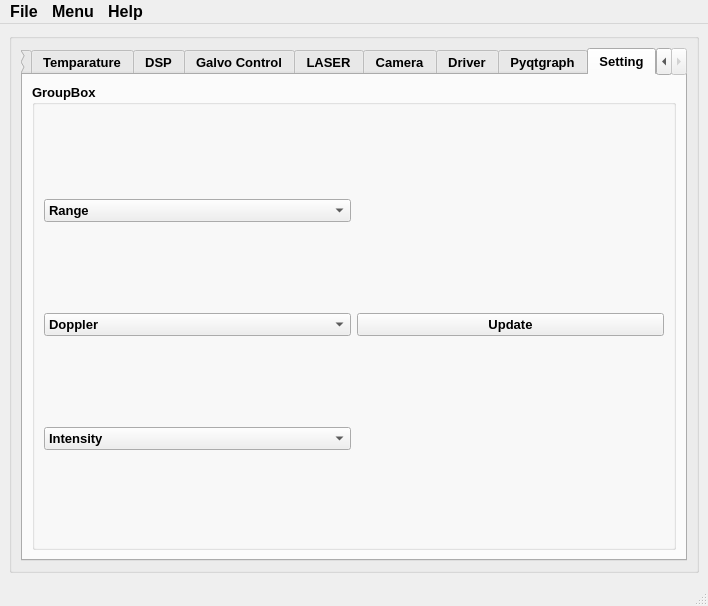
<?xml version="1.0" encoding="UTF-8"?>
<ui version="4.0">
 <class>MainWindow</class>
 <widget class="QMainWindow" name="MainWindow">
  <property name="windowModality">
   <enum>Qt::NonModal</enum>
  </property>
  <property name="geometry">
   <rect>
    <x>0</x>
    <y>0</y>
    <width>708</width>
    <height>606</height>
   </rect>
  </property>
  <property name="sizePolicy">
   <sizepolicy hsizetype="Preferred" vsizetype="Expanding">
    <horstretch>0</horstretch>
    <verstretch>0</verstretch>
   </sizepolicy>
  </property>
  <property name="font">
   <font>
    <pointsize>12</pointsize>
    <weight>75</weight>
    <bold>true</bold>
   </font>
  </property>
  <property name="windowTitle">
   <string>Scan-IT</string>
  </property>
  <property name="iconSize">
   <size>
    <width>100</width>
    <height>100</height>
   </size>
  </property>
  <widget class="QWidget" name="centralwidget">
   <layout class="QVBoxLayout" name="verticalLayout">
    <item>
     <widget class="QGroupBox" name="groupBox_17">
      <property name="font">
       <font>
        <pointsize>10</pointsize>
       </font>
      </property>
      <property name="title">
       <string/>
      </property>
      <layout class="QVBoxLayout" name="verticalLayout_4">
       <item>
        <widget class="QTabWidget" name="tabWidget">
         <property name="sizePolicy">
          <sizepolicy hsizetype="Preferred" vsizetype="Preferred">
           <horstretch>0</horstretch>
           <verstretch>0</verstretch>
          </sizepolicy>
         </property>
         <property name="currentIndex">
          <number>9</number>
         </property>
         <widget class="QWidget" name="tab_9">
          <attribute name="title">
           <string>Main</string>
          </attribute>
          <layout class="QVBoxLayout" name="verticalLayout_15">
           <item>
            <widget class="QGroupBox" name="groupBox">
             <property name="font">
              <font>
               <family>MS Shell Dlg 2</family>
               <weight>75</weight>
               <bold>true</bold>
              </font>
             </property>
             <property name="title">
              <string>Laser Engine</string>
             </property>
             <layout class="QHBoxLayout" name="horizontalLayout">
              <item>
               <widget class="QGroupBox" name="groupBox_4">
                <property name="title">
                 <string/>
                </property>
                <layout class="QVBoxLayout" name="verticalLayout_6">
                 <item>
                  <widget class="QPushButton" name="pb_init">
                   <property name="enabled">
                    <bool>true</bool>
                   </property>
                   <property name="autoFillBackground">
                    <bool>false</bool>
                   </property>
                   <property name="styleSheet">
                    <string notr="true">background-color:green;color:white; border: 5px solid green</string>
                   </property>
                   <property name="text">
                    <string>Init</string>
                   </property>
                   <property name="iconSize">
                    <size>
                     <width>7</width>
                     <height>12</height>
                    </size>
                   </property>
                   <property name="checkable">
                    <bool>true</bool>
                   </property>
                   <property name="checked">
                    <bool>false</bool>
                   </property>
                  </widget>
                 </item>
                </layout>
               </widget>
              </item>
              <item>
               <widget class="QGroupBox" name="groupBox_6">
                <property name="sizePolicy">
                 <sizepolicy hsizetype="Minimum" vsizetype="Preferred">
                  <horstretch>0</horstretch>
                  <verstretch>0</verstretch>
                 </sizepolicy>
                </property>
                <property name="minimumSize">
                 <size>
                  <width>0</width>
                  <height>0</height>
                 </size>
                </property>
                <property name="title">
                 <string/>
                </property>
                <layout class="QVBoxLayout" name="verticalLayout_16">
                 <item>
                  <widget class="QPushButton" name="pb_start">
                   <property name="enabled">
                    <bool>false</bool>
                   </property>
                   <property name="sizePolicy">
                    <sizepolicy hsizetype="Minimum" vsizetype="Fixed">
                     <horstretch>0</horstretch>
                     <verstretch>0</verstretch>
                    </sizepolicy>
                   </property>
                   <property name="autoFillBackground">
                    <bool>true</bool>
                   </property>
                   <property name="styleSheet">
                    <string notr="true"/>
                   </property>
                   <property name="text">
                    <string>Start</string>
                   </property>
                   <property name="iconSize">
                    <size>
                     <width>15</width>
                     <height>15</height>
                    </size>
                   </property>
                   <property name="checkable">
                    <bool>true</bool>
                   </property>
                   <property name="checked">
                    <bool>false</bool>
                   </property>
                  </widget>
                 </item>
                 <item>
                  <widget class="QPushButton" name="pb_laser">
                   <property name="enabled">
                    <bool>false</bool>
                   </property>
                   <property name="sizePolicy">
                    <sizepolicy hsizetype="Minimum" vsizetype="Maximum">
                     <horstretch>0</horstretch>
                     <verstretch>0</verstretch>
                    </sizepolicy>
                   </property>
                   <property name="autoFillBackground">
                    <bool>true</bool>
                   </property>
                   <property name="styleSheet">
                    <string notr="true"/>
                   </property>
                   <property name="text">
                    <string>Laser ON</string>
                   </property>
                   <property name="checkable">
                    <bool>true</bool>
                   </property>
                   <property name="checked">
                    <bool>true</bool>
                   </property>
                  </widget>
                 </item>
                </layout>
               </widget>
              </item>
              <item>
               <widget class="QGroupBox" name="groupBox_7">
                <property name="title">
                 <string/>
                </property>
                <layout class="QVBoxLayout" name="verticalLayout_10">
                 <item>
                  <widget class="QPushButton" name="pb_trigger">
                   <property name="enabled">
                    <bool>false</bool>
                   </property>
                   <property name="sizePolicy">
                    <sizepolicy hsizetype="Minimum" vsizetype="Maximum">
                     <horstretch>0</horstretch>
                     <verstretch>0</verstretch>
                    </sizepolicy>
                   </property>
                   <property name="autoFillBackground">
                    <bool>false</bool>
                   </property>
                   <property name="styleSheet">
                    <string notr="true"/>
                   </property>
                   <property name="text">
                    <string>DSP Trigger</string>
                   </property>
                   <property name="checkable">
                    <bool>true</bool>
                   </property>
                   <property name="checked">
                    <bool>false</bool>
                   </property>
                  </widget>
                 </item>
                </layout>
               </widget>
              </item>
             </layout>
            </widget>
           </item>
           <item>
            <widget class="QGroupBox" name="groupBox_2">
             <property name="enabled">
              <bool>false</bool>
             </property>
             <property name="title">
              <string>Status</string>
             </property>
             <layout class="QHBoxLayout" name="horizontalLayout_2">
              <item>
               <widget class="QPushButton" name="st_TempOK">
                <property name="enabled">
                 <bool>false</bool>
                </property>
                <property name="text">
                 <string>Temperature</string>
                </property>
                <property name="autoDefault">
                 <bool>false</bool>
                </property>
                <property name="default">
                 <bool>false</bool>
                </property>
                <property name="flat">
                 <bool>true</bool>
                </property>
               </widget>
              </item>
              <item>
               <widget class="QPushButton" name="st_IntlOK">
                <property name="text">
                 <string>Interlock Summary</string>
                </property>
                <property name="flat">
                 <bool>true</bool>
                </property>
               </widget>
              </item>
             </layout>
            </widget>
           </item>
           <item>
            <widget class="QGroupBox" name="stGTempOk">
             <property name="title">
              <string>Galvo Status</string>
             </property>
             <layout class="QHBoxLayout" name="horizontalLayout_3">
              <item>
               <widget class="QPushButton" name="st_GPOSOK">
                <property name="enabled">
                 <bool>false</bool>
                </property>
                <property name="text">
                 <string>Pos OK</string>
                </property>
                <property name="flat">
                 <bool>true</bool>
                </property>
               </widget>
              </item>
              <item>
               <widget class="QPushButton" name="st_GTempOk">
                <property name="enabled">
                 <bool>false</bool>
                </property>
                <property name="text">
                 <string>Temp Ok</string>
                </property>
                <property name="flat">
                 <bool>true</bool>
                </property>
               </widget>
              </item>
              <item>
               <widget class="QPushButton" name="st_GPWROk">
                <property name="enabled">
                 <bool>false</bool>
                </property>
                <property name="text">
                 <string>PWR OK</string>
                </property>
                <property name="flat">
                 <bool>true</bool>
                </property>
               </widget>
              </item>
             </layout>
            </widget>
           </item>
          </layout>
         </widget>
         <widget class="QWidget" name="tab_3">
          <attribute name="title">
           <string>Voltages</string>
          </attribute>
          <layout class="QVBoxLayout" name="verticalLayout_2">
           <item>
            <widget class="QTableWidget" name="tw_matrix">
             <property name="showGrid">
              <bool>true</bool>
             </property>
             <property name="rowCount">
              <number>16</number>
             </property>
             <property name="columnCount">
              <number>16</number>
             </property>
             <row/>
             <row/>
             <row/>
             <row/>
             <row/>
             <row/>
             <row/>
             <row/>
             <row/>
             <row/>
             <row/>
             <row/>
             <row/>
             <row/>
             <row/>
             <row/>
             <column/>
             <column/>
             <column/>
             <column/>
             <column/>
             <column/>
             <column/>
             <column/>
             <column/>
             <column/>
             <column/>
             <column/>
             <column/>
             <column/>
             <column/>
             <column/>
            </widget>
           </item>
           <item>
            <widget class="QGroupBox" name="groupBox_5">
             <property name="title">
              <string/>
             </property>
             <layout class="QHBoxLayout" name="horizontalLayout_10">
              <item>
               <widget class="QComboBox" name="cb_blockselect">
                <item>
                 <property name="text">
                  <string/>
                 </property>
                </item>
                <item>
                 <property name="text">
                  <string>1</string>
                 </property>
                </item>
                <item>
                 <property name="text">
                  <string>2</string>
                 </property>
                </item>
                <item>
                 <property name="text">
                  <string>3</string>
                 </property>
                </item>
                <item>
                 <property name="text">
                  <string>4</string>
                 </property>
                </item>
                <item>
                 <property name="text">
                  <string>5</string>
                 </property>
                </item>
                <item>
                 <property name="text">
                  <string>6</string>
                 </property>
                </item>
                <item>
                 <property name="text">
                  <string>7</string>
                 </property>
                </item>
                <item>
                 <property name="text">
                  <string>8</string>
                 </property>
                </item>
                <item>
                 <property name="text">
                  <string>9</string>
                 </property>
                </item>
                <item>
                 <property name="text">
                  <string>10</string>
                 </property>
                </item>
                <item>
                 <property name="text">
                  <string>11</string>
                 </property>
                </item>
                <item>
                 <property name="text">
                  <string>12</string>
                 </property>
                </item>
                <item>
                 <property name="text">
                  <string>13</string>
                 </property>
                </item>
                <item>
                 <property name="text">
                  <string>14</string>
                 </property>
                </item>
                <item>
                 <property name="text">
                  <string>15</string>
                 </property>
                </item>
                <item>
                 <property name="text">
                  <string>16</string>
                 </property>
                </item>
               </widget>
              </item>
              <item>
               <widget class="QComboBox" name="cb_switch">
                <item>
                 <property name="text">
                  <string/>
                 </property>
                </item>
                <item>
                 <property name="text">
                  <string>1</string>
                 </property>
                </item>
                <item>
                 <property name="text">
                  <string>2</string>
                 </property>
                </item>
                <item>
                 <property name="text">
                  <string>3</string>
                 </property>
                </item>
                <item>
                 <property name="text">
                  <string>4</string>
                 </property>
                </item>
                <item>
                 <property name="text">
                  <string>5</string>
                 </property>
                </item>
                <item>
                 <property name="text">
                  <string>6</string>
                 </property>
                </item>
                <item>
                 <property name="text">
                  <string>7</string>
                 </property>
                </item>
                <item>
                 <property name="text">
                  <string>8</string>
                 </property>
                </item>
                <item>
                 <property name="text">
                  <string>9</string>
                 </property>
                </item>
                <item>
                 <property name="text">
                  <string>10</string>
                 </property>
                </item>
                <item>
                 <property name="text">
                  <string>11</string>
                 </property>
                </item>
                <item>
                 <property name="text">
                  <string>12</string>
                 </property>
                </item>
                <item>
                 <property name="text">
                  <string>13</string>
                 </property>
                </item>
                <item>
                 <property name="text">
                  <string>14</string>
                 </property>
                </item>
                <item>
                 <property name="text">
                  <string>15</string>
                 </property>
                </item>
                <item>
                 <property name="text">
                  <string>16</string>
                 </property>
                </item>
               </widget>
              </item>
              <item>
               <widget class="QPushButton" name="pb_load">
                <property name="text">
                 <string>load</string>
                </property>
               </widget>
              </item>
              <item>
               <widget class="QPushButton" name="pb_send">
                <property name="text">
                 <string>send</string>
                </property>
               </widget>
              </item>
             </layout>
            </widget>
           </item>
          </layout>
         </widget>
         <widget class="QWidget" name="tab_4">
          <attribute name="title">
           <string>Temparature</string>
          </attribute>
          <layout class="QVBoxLayout" name="verticalLayout_3">
           <item>
            <widget class="QGroupBox" name="groupBox_19">
             <property name="title">
              <string/>
             </property>
             <layout class="QGridLayout" name="gridLayout_6">
              <item row="0" column="1">
               <widget class="QGroupBox" name="groupBox_16">
                <property name="title">
                 <string/>
                </property>
                <layout class="QVBoxLayout" name="verticalLayout_7">
                 <item>
                  <widget class="QLabel" name="label_3">
                   <property name="text">
                    <string>Temparature (°C):</string>
                   </property>
                  </widget>
                 </item>
                 <item>
                  <widget class="QLineEdit" name="le_temp">
                   <property name="enabled">
                    <bool>false</bool>
                   </property>
                  </widget>
                 </item>
                 <item>
                  <widget class="QPushButton" name="pb_save">
                   <property name="text">
                    <string>Save Temperature</string>
                   </property>
                  </widget>
                 </item>
                </layout>
               </widget>
              </item>
              <item row="0" column="0">
               <widget class="QGroupBox" name="groupBox_20">
                <property name="title">
                 <string/>
                </property>
                <layout class="QHBoxLayout" name="horizontalLayout_14">
                 <item>
                  <widget class="QLabel" name="label_8">
                   <property name="text">
                    <string>Temparature Source</string>
                   </property>
                  </widget>
                 </item>
                 <item>
                  <widget class="QComboBox" name="cb_tempsource">
                   <item>
                    <property name="text">
                     <string>NTC_NW</string>
                    </property>
                   </item>
                   <item>
                    <property name="text">
                     <string>NTC_NE</string>
                    </property>
                   </item>
                   <item>
                    <property name="text">
                     <string>NTC_SW</string>
                    </property>
                   </item>
                   <item>
                    <property name="text">
                     <string>NTC_SE</string>
                    </property>
                   </item>
                   <item>
                    <property name="text">
                     <string>NTC_HotPlate</string>
                    </property>
                   </item>
                   <item>
                    <property name="text">
                     <string>NTC_Main</string>
                    </property>
                   </item>
                   <item>
                    <property name="text">
                     <string>NTC_ColdPlate</string>
                    </property>
                   </item>
                   <item>
                    <property name="text">
                     <string>NTC_ND</string>
                    </property>
                   </item>
                   <item>
                    <property name="text">
                     <string>NTC_SD</string>
                    </property>
                   </item>
                  </widget>
                 </item>
                </layout>
               </widget>
              </item>
              <item row="1" column="0" rowspan="2">
               <widget class="QGroupBox" name="groupBox_18">
                <property name="title">
                 <string>TEC Control</string>
                </property>
                <layout class="QGridLayout" name="gridLayout_5">
                 <item row="3" column="1">
                  <widget class="QLineEdit" name="ed_KD"/>
                 </item>
                 <item row="1" column="1">
                  <widget class="QLineEdit" name="ed_KP"/>
                 </item>
                 <item row="2" column="1">
                  <widget class="QLineEdit" name="ed_KI"/>
                 </item>
                 <item row="2" column="0">
                  <widget class="QLabel" name="label_16">
                   <property name="text">
                    <string>Ki</string>
                   </property>
                  </widget>
                 </item>
                 <item row="1" column="0">
                  <widget class="QLabel" name="label_15">
                   <property name="text">
                    <string>Kp</string>
                   </property>
                  </widget>
                 </item>
                 <item row="3" column="0">
                  <widget class="QLabel" name="label_17">
                   <property name="text">
                    <string>Kd</string>
                   </property>
                  </widget>
                 </item>
                 <item row="0" column="1">
                  <widget class="QLineEdit" name="ed_DesiredTemp"/>
                 </item>
                 <item row="0" column="0">
                  <widget class="QLabel" name="label_14">
                   <property name="text">
                    <string>DesiredTemp (°C)</string>
                   </property>
                  </widget>
                 </item>
                </layout>
               </widget>
              </item>
              <item row="1" column="1" rowspan="2">
               <widget class="QGroupBox" name="groupBox_21">
                <property name="title">
                 <string/>
                </property>
                <layout class="QVBoxLayout" name="verticalLayout_8">
                 <item>
                  <widget class="QLabel" name="label_20">
                   <property name="text">
                    <string>Fan Control ( 0 to 100 )</string>
                   </property>
                  </widget>
                 </item>
                 <item>
                  <widget class="QLineEdit" name="ed_tectest"/>
                 </item>
                 <item>
                  <widget class="QPushButton" name="pb_tec">
                   <property name="text">
                    <string>Send</string>
                   </property>
                  </widget>
                 </item>
                </layout>
               </widget>
              </item>
             </layout>
            </widget>
           </item>
          </layout>
         </widget>
         <widget class="QWidget" name="tab">
          <attribute name="title">
           <string>DSP</string>
          </attribute>
          <layout class="QVBoxLayout" name="verticalLayout_5">
           <item>
            <layout class="QGridLayout" name="RangeGrid"/>
           </item>
           <item>
            <layout class="QGridLayout" name="DopplerGrid"/>
           </item>
           <item>
            <layout class="QGridLayout" name="IntensityGrid"/>
           </item>
          </layout>
         </widget>
         <widget class="QWidget" name="tab_2">
          <attribute name="title">
           <string>Galvo Control</string>
          </attribute>
          <layout class="QGridLayout" name="gridLayout_7">
           <item row="0" column="0">
            <widget class="QGroupBox" name="groupBox_22">
             <property name="title">
              <string/>
             </property>
             <layout class="QFormLayout" name="formLayout_2">
              <item row="0" column="0">
               <widget class="QLabel" name="label_27">
                <property name="text">
                 <string>n_pix_col</string>
                </property>
               </widget>
              </item>
              <item row="0" column="1">
               <widget class="QLineEdit" name="ed_NumPixPerCol"/>
              </item>
              <item row="1" column="0">
               <widget class="QLabel" name="label_28">
                <property name="text">
                 <string>n_pix_pause_col</string>
                </property>
               </widget>
              </item>
              <item row="1" column="1">
               <widget class="QLineEdit" name="ed_NumPixPause"/>
              </item>
              <item row="2" column="0">
               <widget class="QLabel" name="label_29">
                <property name="text">
                 <string>T_pix(microsec)</string>
                </property>
               </widget>
              </item>
              <item row="2" column="1">
               <widget class="QLineEdit" name="ed_TimePerPix"/>
              </item>
              <item row="3" column="0">
               <widget class="QLabel" name="label_30">
                <property name="text">
                 <string>f_frame_Hz</string>
                </property>
               </widget>
              </item>
              <item row="3" column="1">
               <widget class="QLineEdit" name="ed_frameFreq"/>
              </item>
              <item row="4" column="0">
               <widget class="QLabel" name="label_31">
                <property name="text">
                 <string>HFOV_deg</string>
                </property>
               </widget>
              </item>
              <item row="4" column="1">
               <widget class="QLineEdit" name="ed_HFOV"/>
              </item>
              <item row="5" column="0">
               <widget class="QLabel" name="label_32">
                <property name="text">
                 <string>g_mech_deg_per_V</string>
                </property>
               </widget>
              </item>
              <item row="5" column="1">
               <widget class="QLineEdit" name="ed_GalvoDpV"/>
              </item>
             </layout>
            </widget>
           </item>
           <item row="0" column="1">
            <widget class="QGroupBox" name="groupBox_15">
             <property name="title">
              <string/>
             </property>
             <layout class="QFormLayout" name="formLayout">
              <item row="0" column="0">
               <widget class="QLabel" name="label_21">
                <property name="text">
                 <string>VIC</string>
                </property>
               </widget>
              </item>
              <item row="0" column="1">
               <widget class="QLineEdit" name="ed_vic"/>
              </item>
              <item row="2" column="0">
               <widget class="QLabel" name="label_22">
                <property name="text">
                 <string>VBC</string>
                </property>
               </widget>
              </item>
              <item row="2" column="1">
               <widget class="QLineEdit" name="ed_vbc"/>
              </item>
              <item row="5" column="0">
               <widget class="QLabel" name="label_23">
                <property name="text">
                 <string>Pixel Per Frame</string>
                </property>
               </widget>
              </item>
              <item row="5" column="1">
               <widget class="QLineEdit" name="ed_pixelFrame"/>
              </item>
              <item row="7" column="0">
               <widget class="QLabel" name="label_24">
                <property name="text">
                 <string>Trigger Angle Degree</string>
                </property>
               </widget>
              </item>
              <item row="7" column="1">
               <widget class="QLineEdit" name="ed_TrigAngle"/>
              </item>
              <item row="12" column="0">
               <widget class="QLabel" name="label_25">
                <property name="text">
                 <string>Pause after trigger(ms)</string>
                </property>
               </widget>
              </item>
              <item row="12" column="1">
               <widget class="QLineEdit" name="ed_pauseTrig"/>
              </item>
              <item row="15" column="0">
               <widget class="QLabel" name="label_26">
                <property name="text">
                 <string>Galvo Mech Deg/Volt</string>
                </property>
               </widget>
              </item>
              <item row="15" column="1">
               <widget class="QLineEdit" name="ed_GalvoDeg"/>
              </item>
             </layout>
            </widget>
           </item>
           <item row="1" column="0">
            <widget class="QPushButton" name="pb_estimate">
             <property name="text">
              <string>Estimate</string>
             </property>
            </widget>
           </item>
           <item row="1" column="1">
            <widget class="QPushButton" name="pb_galvo">
             <property name="text">
              <string>Send</string>
             </property>
            </widget>
           </item>
          </layout>
         </widget>
         <widget class="QWidget" name="tab_5">
          <attribute name="title">
           <string>LASER</string>
          </attribute>
          <layout class="QVBoxLayout" name="verticalLayout_12">
           <item>
            <widget class="QGroupBox" name="groupBox_23">
             <property name="title">
              <string/>
             </property>
             <layout class="QHBoxLayout" name="horizontalLayout_12">
              <item>
               <widget class="QCheckBox" name="cb_laser">
                <property name="text">
                 <string>LASER ON</string>
                </property>
               </widget>
              </item>
              <item>
               <widget class="QCheckBox" name="cb_start">
                <property name="text">
                 <string>START</string>
                </property>
               </widget>
              </item>
              <item>
               <widget class="QPushButton" name="pb_starter_2">
                <property name="text">
                 <string>Start</string>
                </property>
               </widget>
              </item>
             </layout>
            </widget>
           </item>
           <item>
            <widget class="QGroupBox" name="groupBox_29">
             <property name="title">
              <string/>
             </property>
             <layout class="QHBoxLayout" name="horizontalLayout_19">
              <item>
               <widget class="QPushButton" name="pb_Trigger">
                <property name="enabled">
                 <bool>true</bool>
                </property>
                <property name="text">
                 <string>Single Trigger</string>
                </property>
                <property name="checkable">
                 <bool>false</bool>
                </property>
               </widget>
              </item>
              <item>
               <widget class="QPushButton" name="pb_temp">
                <property name="text">
                 <string>Recieve Temparature</string>
                </property>
               </widget>
              </item>
             </layout>
            </widget>
           </item>
           <item>
            <widget class="QGroupBox" name="groupBox_31">
             <property name="title">
              <string>Grid Update</string>
             </property>
             <layout class="QHBoxLayout" name="horizontalLayout_20">
              <item>
               <widget class="QGroupBox" name="groupBox_35">
                <property name="title">
                 <string/>
                </property>
                <layout class="QVBoxLayout" name="verticalLayout_13">
                 <item>
                  <widget class="QLabel" name="label_33">
                   <property name="text">
                    <string>VER_SPACE_Start</string>
                   </property>
                  </widget>
                 </item>
                 <item>
                  <widget class="QLineEdit" name="ed_VERupdate"/>
                 </item>
                </layout>
               </widget>
              </item>
              <item>
               <widget class="QGroupBox" name="groupBox_30">
                <property name="title">
                 <string/>
                </property>
                <layout class="QVBoxLayout" name="verticalLayout_14">
                 <item>
                  <widget class="QLabel" name="label_36">
                   <property name="text">
                    <string>HOR_SPACE( 0 to 18)</string>
                   </property>
                  </widget>
                 </item>
                 <item>
                  <widget class="QLineEdit" name="ed_HORupdate"/>
                 </item>
                </layout>
               </widget>
              </item>
              <item>
               <widget class="QPushButton" name="pb_GridUpdate">
                <property name="text">
                 <string>Update</string>
                </property>
               </widget>
              </item>
             </layout>
            </widget>
           </item>
           <item>
            <widget class="QGroupBox" name="groupBox_33">
             <property name="title">
              <string/>
             </property>
             <layout class="QHBoxLayout" name="horizontalLayout_21">
              <item>
               <widget class="QLabel" name="label_35">
                <property name="text">
                 <string>Max Intensity</string>
                </property>
               </widget>
              </item>
              <item>
               <widget class="QLineEdit" name="ed_maxintensity"/>
              </item>
             </layout>
            </widget>
           </item>
          </layout>
         </widget>
         <widget class="QWidget" name="tab_7">
          <attribute name="title">
           <string>Camera</string>
          </attribute>
          <layout class="QHBoxLayout" name="horizontalLayout_13">
           <item>
            <widget class="QGroupBox" name="groupBox_24">
             <property name="title">
              <string/>
             </property>
             <layout class="QHBoxLayout" name="horizontalLayout_7">
              <item>
               <widget class="QLabel" name="imagelabel">
                <property name="text">
                 <string>ImageLabel</string>
                </property>
               </widget>
              </item>
             </layout>
            </widget>
           </item>
           <item>
            <widget class="QGroupBox" name="groupBox_25">
             <property name="title">
              <string>IMU</string>
             </property>
             <layout class="QVBoxLayout" name="verticalLayout_11"/>
            </widget>
           </item>
          </layout>
         </widget>
         <widget class="QWidget" name="tab_8">
          <attribute name="title">
           <string>Driver</string>
          </attribute>
          <layout class="QVBoxLayout" name="verticalLayout_9">
           <item>
            <widget class="QGroupBox" name="groupBox_26">
             <property name="title">
              <string>Driver Voltage</string>
             </property>
             <layout class="QHBoxLayout" name="horizontalLayout_17">
              <item>
               <widget class="QTableWidget" name="driver_matrix">
                <property name="rowCount">
                 <number>1</number>
                </property>
                <property name="columnCount">
                 <number>16</number>
                </property>
                <row/>
                <column/>
                <column/>
                <column/>
                <column/>
                <column/>
                <column/>
                <column/>
                <column/>
                <column/>
                <column/>
                <column/>
                <column/>
                <column/>
                <column/>
                <column/>
                <column/>
               </widget>
              </item>
             </layout>
            </widget>
           </item>
           <item>
            <widget class="QGroupBox" name="groupBox_27">
             <property name="title">
              <string>Temperature</string>
             </property>
             <layout class="QHBoxLayout" name="horizontalLayout_16">
              <item>
               <widget class="QTableWidget" name="temp_matrix">
                <property name="rowCount">
                 <number>1</number>
                </property>
                <property name="columnCount">
                 <number>9</number>
                </property>
                <row/>
                <column>
                 <property name="text">
                  <string>NW</string>
                 </property>
                </column>
                <column>
                 <property name="text">
                  <string>NE</string>
                 </property>
                </column>
                <column>
                 <property name="text">
                  <string>SW</string>
                 </property>
                </column>
                <column>
                 <property name="text">
                  <string>SE</string>
                 </property>
                </column>
                <column>
                 <property name="text">
                  <string>Hot-Plate</string>
                 </property>
                </column>
                <column>
                 <property name="text">
                  <string>Chip</string>
                 </property>
                </column>
                <column>
                 <property name="text">
                  <string>Cold-Plate</string>
                 </property>
                </column>
                <column>
                 <property name="text">
                  <string>North-Drive</string>
                 </property>
                </column>
                <column>
                 <property name="text">
                  <string>South-Drive</string>
                 </property>
                </column>
                <item row="0" column="7">
                 <property name="text">
                  <string/>
                 </property>
                </item>
                <item row="0" column="8">
                 <property name="text">
                  <string/>
                 </property>
                </item>
               </widget>
              </item>
             </layout>
            </widget>
           </item>
          </layout>
         </widget>
         <widget class="QWidget" name="tab_6">
          <attribute name="title">
           <string>Pyqtgraph</string>
          </attribute>
          <layout class="QVBoxLayout" name="verticalLayout_17">
           <item>
            <widget class="QWidget" name="VisWidget" native="true"/>
           </item>
          </layout>
         </widget>
         <widget class="QWidget" name="tab_10">
          <attribute name="title">
           <string>Setting</string>
          </attribute>
          <layout class="QVBoxLayout" name="verticalLayout_18">
           <item>
            <widget class="QGroupBox" name="groupBox_3">
             <property name="title">
              <string>GroupBox</string>
             </property>
             <layout class="QGridLayout" name="gridLayout">
              <item row="0" column="0">
               <widget class="QComboBox" name="cb_range">
                <item>
                 <property name="text">
                  <string>Range</string>
                 </property>
                </item>
                <item>
                 <property name="text">
                  <string>Range Up Chirp</string>
                 </property>
                </item>
                <item>
                 <property name="text">
                  <string>Range DownChirp</string>
                 </property>
                </item>
               </widget>
              </item>
              <item row="1" column="0">
               <widget class="QComboBox" name="cb_doppler">
                <item>
                 <property name="text">
                  <string>Doppler</string>
                 </property>
                </item>
                <item>
                 <property name="text">
                  <string>Doppler Up</string>
                 </property>
                </item>
                <item>
                 <property name="text">
                  <string>Doppler Down</string>
                 </property>
                </item>
               </widget>
              </item>
              <item row="2" column="0">
               <widget class="QComboBox" name="cb_intensity">
                <item>
                 <property name="text">
                  <string>Intensity</string>
                 </property>
                </item>
                <item>
                 <property name="text">
                  <string>Intensity Up</string>
                 </property>
                </item>
                <item>
                 <property name="text">
                  <string>Intensity Down</string>
                 </property>
                </item>
               </widget>
              </item>
              <item row="1" column="1">
               <widget class="QPushButton" name="pb_imageupdate">
                <property name="text">
                 <string>Update</string>
                </property>
               </widget>
              </item>
             </layout>
            </widget>
           </item>
          </layout>
         </widget>
        </widget>
       </item>
      </layout>
     </widget>
    </item>
   </layout>
  </widget>
  <widget class="QMenuBar" name="menubar">
   <property name="geometry">
    <rect>
     <x>0</x>
     <y>0</y>
     <width>708</width>
     <height>18</height>
    </rect>
   </property>
   <widget class="QMenu" name="menuFile">
    <property name="font">
     <font>
      <family>MS Shell Dlg 2</family>
      <pointsize>10</pointsize>
      <weight>50</weight>
      <bold>false</bold>
     </font>
    </property>
    <property name="autoFillBackground">
     <bool>false</bool>
    </property>
    <property name="styleSheet">
     <string notr="true"/>
    </property>
    <property name="title">
     <string>File</string>
    </property>
   </widget>
   <widget class="QMenu" name="menuMenu">
    <property name="title">
     <string>Menu</string>
    </property>
   </widget>
   <widget class="QMenu" name="menuHelp">
    <property name="title">
     <string>Help</string>
    </property>
   </widget>
   <addaction name="menuFile"/>
   <addaction name="menuMenu"/>
   <addaction name="menuHelp"/>
  </widget>
  <widget class="QStatusBar" name="statusbar"/>
 </widget>
 <resources/>
 <connections/>
</ui>
